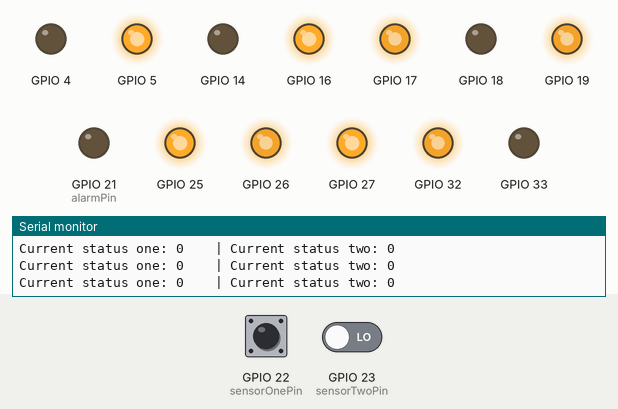
Simulated run of this sketch. Board: ESP32. Shown: output pins drawn as LEDs (lit = HIGH), the last lines printed to the serial monitor. The inputs (shaded band) are chosen by the test bench; at power-on: GPIO 23 (sensorTwoPin) LOW, GPIO 22 (sensorOnePin) HIGH. Random numbers use the default seed unless the sketch sets one.

Above: at 4.7 s.
4.8 s: GPIO 23 (sensorTwoPin) driven HIGH
At 7.2 s:
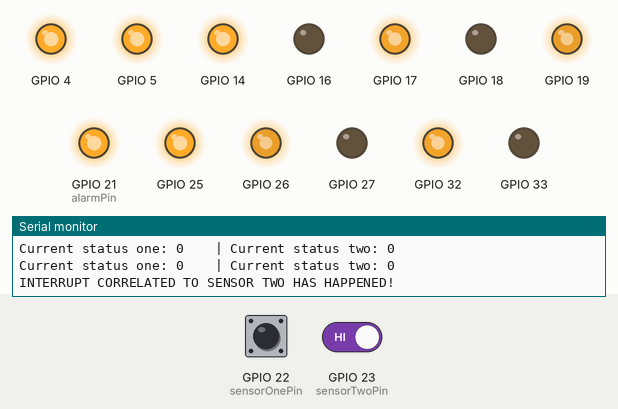
7.8 s: GPIO 22 (sensorOnePin) pulsed LOW 2 times (0.12 s each, 0.3 s apart)
At 9.91 s:
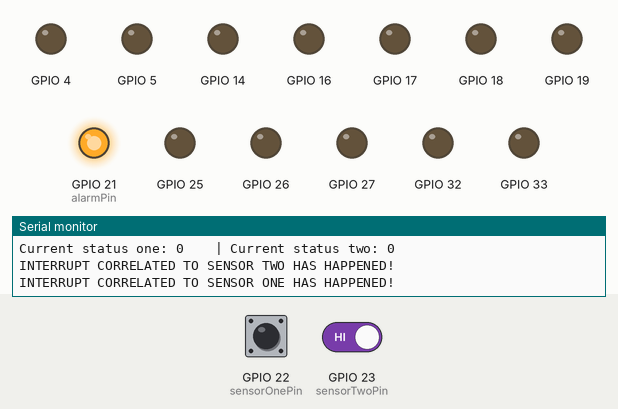
11.4 s: GPIO 22 (sensorOnePin) driven LOW
At 12.26 s:
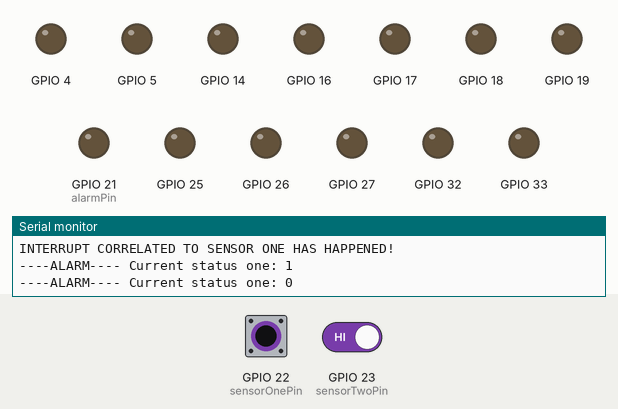
13.8 s: GPIO 22 (sensorOnePin) driven HIGH
At 15.4 s:
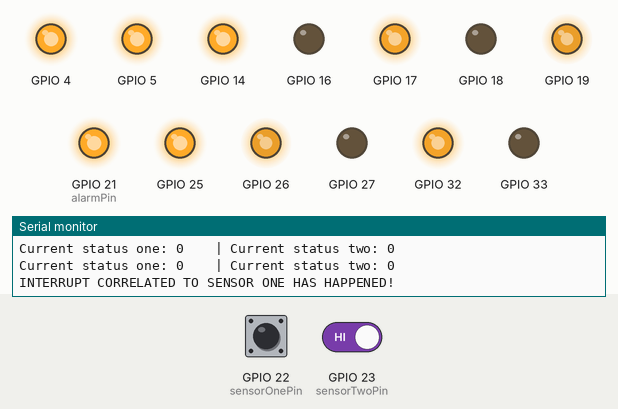
Timing chart, 0 to 17.8 s (numbered marks = the images above; inputs shaded):
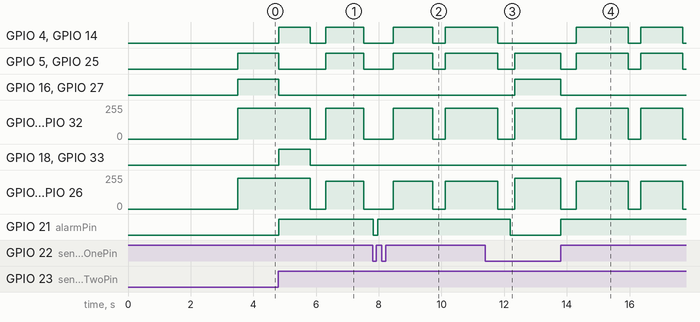

Measured:
- after the input at 4.8 s, GPIO 4: LOW → HIGH at once, → LOW 1.0 s later, → HIGH 0.50 s later, → LOW 1.2 s later; GPIO 5: HIGH → LOW at once, → HIGH 1.5 s later, → LOW 1.2 s later
- after the input at 7.8 s, GPIO 4, GPIO 14: LOW → HIGH after 0.67 s, → LOW 1.2 s later, → HIGH 0.40 s later
- after the input at 11.4 s, GPIO 16, GPIO 27: LOW → HIGH after 0.94 s; GPIO 21 (alarmPin): HIGH → LOW after 0.79 s
- after the input at 13.8 s, GPIO 4: LOW → HIGH after 0.50 s, → LOW 1.7 s later, → HIGH 0.40 s later, → LOW 1.3 s later; GPIO 5: goes LOW 0.50 s, HIGH 1.7 s, LOW 0.40 s, HIGH 1.3 s, then LOW, starting at once

The sketch:

car_esp_v_0_OOP.ino
```cpp
class Motor {
  int pinfront; int pinback; int pinPWM; int freq; int pwmChannel; int resolution; int motspeed; int movdir; int motstate;
  public:
    Motor(int pinfront, int pinback, int pinPWM, int pwmChannel){
      this->pinfront = pinfront;
      this->pinback = pinback;
      this->pinPWM = pinPWM;
      this->pwmChannel = pwmChannel;

      init();

      int freq = 30000;
      int resolution = 8;
      int motspeed = 200;
      int movdir = 0;
      int motstate = 0;
    }

    void init() {
      pinMode(pinfront, OUTPUT);
      pinMode(pinback, OUTPUT);
      pinMode(pinPWM, OUTPUT);

      digitalWrite(pinback, LOW);
      digitalWrite(pinfront, LOW);

      ledcSetup(pwmChannel, freq, resolution);
      ledcAttachPin(pinPWM, pwmChannel);
    }


    int getmotspeed() {
      return motspeed;
    }
    void setmotspeed(int new_motspeed) {
      motspeed = new_motspeed;
    }

    int getpwmChannel() {
      return pwmChannel;
    }

    int getmovdir() {
      return movdir;
    }
    int setmovdir(int new_movdir){
      if (new_movdir == 0){                     // setmovdir(0) => Stop direction
        digitalWrite(pinfront, LOW);
        digitalWrite(pinback, LOW);
        }
      else if (new_movdir == 1){                // setmovdir(1) => Front direction

        digitalWrite(pinfront, HIGH);
        digitalWrite(pinback, LOW);
        }

      else if(new_movdir == 2){                 // setmovdir(2) => Back direction
        digitalWrite(pinfront, LOW);
        digitalWrite(pinback, HIGH);
        }
      else{
        Serial.println("The new_movdir is outiside the correct range [0,1,2] !");
        }

      movdir = new_movdir;
      return movdir;
    }


    int setmotstate(int new_motstate){
      if(new_motstate == 1){
        ledcWrite(pwmChannel, motspeed);
        motstate = 1;
        return motstate;
        }
      else if(new_motstate == 0){
        ledcWrite(pwmChannel, 0);
        motstate = 0;
        return motstate;
        }
       else{
        Serial.println("The new_movstate is outiside the correct range [0,1]!");
        }
      }

    int getmotstate(){
      return motstate;
      }

}; // don't forget the semicolon at the end of the class


/////////////////////////////////////////////////////////////////////

//declaring the istances of the class at a global level
Motor motor1A(25, 33, 32, 0);
Motor motor1B(27, 14, 26, 1);
Motor motor2A(5, 18, 19, 2);
Motor motor2B(16, 4, 17, 3);

//declaring other const
const int sensorOnePin = 22;  //At this pin there's the answer of the question "Is the distance below 50 cm?"
const int sensorTwoPin = 23;  //At this pin there's the answer of the question "Is the car stucked?"
const int alarmPin = 21;

const int alt = 0;
const int front = 1;
const int back = 2;
const int enabled = 1;
const int disabled = 0;
const int zero = 0;


//declaring variables used in the loop
volatile int status_alarm_one = 0;
volatile int status_alarm_two = 0;
int full = 230;  //the most common motor speed used in the sketch [0-255]


///////////////////////////////////////////////////
////////////////FUNCTION //////////////////////////
///////////////////////////////////////////////////
void gostraight(){

    motor1A.setmotspeed(full);
    motor1B.setmotspeed(full);
    motor2A.setmotspeed(full);
    motor2B.setmotspeed(full);

    motor1A.setmovdir(front);
    motor1B.setmovdir(front);
    motor2A.setmovdir(front);
    motor2B.setmovdir(front);

    motor1A.setmotstate(enabled);
    motor1B.setmotstate(enabled);
    motor2A.setmotstate(enabled);
    motor2B.setmotstate(enabled);

//    Serial.println(motor1A.getmotspeed());
//    Serial.println(motor1B.getmotspeed());
//    Serial.println(motor2A.getmotspeed());
//    Serial.println(motor2B.getmotspeed());
//
//    delay(2000);
  }

void stopcar(){

    motor1A.setmotspeed(zero);
    motor1B.setmotspeed(zero);
    motor2A.setmotspeed(zero);
    motor2B.setmotspeed(zero);

    motor1A.setmovdir(alt);
    motor1B.setmovdir(alt);
    motor2A.setmovdir(alt);
    motor2B.setmovdir(alt);

    motor1A.setmotstate(disabled);
    motor1B.setmotstate(disabled);
    motor2A.setmotstate(disabled);
    motor2B.setmotstate(disabled);

//  delay(2000);

    }
void turn_right_random(){

    int random_ms = random(1200, 2000);

    motor1A.setmotspeed(full);
    motor1B.setmotspeed(full/1.1);
    motor2A.setmotspeed(full/1.1);
    motor2B.setmotspeed(full);

    motor1A.setmovdir(front);
    motor1B.setmovdir(back);
    motor2A.setmovdir(front);
    motor2B.setmovdir(back);

    motor1A.setmotstate(enabled);
    motor1B.setmotstate(enabled);
    motor2A.setmotstate(enabled);
    motor2B.setmotstate(enabled);

    delay(random_ms);

    stopcar();

  }

void goback(){
    motor1A.setmotspeed(full);
    motor1B.setmotspeed(full);
    motor2A.setmotspeed(full);
    motor2B.setmotspeed(full);

    motor1A.setmovdir(back);
    motor1B.setmovdir(back);
    motor2A.setmovdir(back);
    motor2B.setmovdir(back);

    motor1A.setmotstate(enabled);
    motor1B.setmotstate(enabled);
    motor2A.setmotstate(enabled);
    motor2B.setmotstate(enabled);
  }
void test_class_attributes(){
  Serial.print("movdir 1A:");
  Serial.println(motor1A.getmovdir());
  Serial.print("pwmChannel 1A:");
  Serial.println(motor1A.getpwmChannel());
  delay(500);
  motor1A.setmovdir(1);
  Serial.print("new movdir 1A:");
  Serial.println(motor1A.getmovdir());
  delay(2000);
  }

void test_interruprt(){
      if(status_alarm_one == 0){
        Serial.println("No interrupt has happened ");
        digitalWrite(alarmPin, LOW);
        }
      else if (status_alarm_one == 1){
        Serial.println("INTERRUPT HAS HAPPENED! ");
        digitalWrite(alarmPin, HIGH);
        status_alarm_one = 0;
        }
  }


void IRAM_ATTR isrOne(){
  status_alarm_one = 1;
  detachInterrupt(digitalPinToInterrupt(sensorOnePin));
  detachInterrupt(digitalPinToInterrupt(sensorTwoPin));
  }

void IRAM_ATTR isrTwo(){
  status_alarm_two = 1;
  detachInterrupt(digitalPinToInterrupt(sensorOnePin));
  detachInterrupt(digitalPinToInterrupt(sensorTwoPin));
  }


///////////////////////////////////////////////////////////
/////////////////////// SKETCH ////////////////////////////
///////////////////////////////////////////////////////////
void setup(){
  pinMode(sensorOnePin, INPUT);
  pinMode(sensorTwoPin, INPUT);
  pinMode(alarmPin, OUTPUT);
  attachInterrupt(digitalPinToInterrupt(sensorOnePin), isrOne, RISING);
  attachInterrupt(digitalPinToInterrupt(sensorTwoPin), isrTwo, HIGH);
  Serial.begin(115200);
  delay(3500); // this delay is to set up the central MCU and wait for the sensor boards
  }

void loop() {

     // long start_micros = micros();
     if(status_alarm_one == 0 && status_alarm_two == 0){
        gostraight();
        digitalWrite(alarmPin, LOW);
        Serial.println("Current status one: " + String(status_alarm_one) + "    | Current status two: " + String(status_alarm_two));
        }
     else if(status_alarm_one == 1){
        stopcar();
        digitalWrite(alarmPin, HIGH);
        Serial.println("INTERRUPT CORRELATED TO SENSOR ONE HAS HAPPENED! ");
        delay(500);
        while(status_alarm_one == 1){
          turn_right_random();
          delay(300);
          status_alarm_one = digitalRead(sensorOnePin);
          Serial.println("----ALARM---- Current status one: " + String(status_alarm_one));
          delay(100);
          }
        attachInterrupt(digitalPinToInterrupt(sensorOnePin), isrOne, RISING);
        attachInterrupt(digitalPinToInterrupt(sensorTwoPin), isrTwo, HIGH);
        digitalWrite(alarmPin, LOW);
        delay(100);
        }
     else if(status_alarm_two == 1){
        stopcar();
        digitalWrite(alarmPin, HIGH);
        detachInterrupt(digitalPinToInterrupt(sensorOnePin));
        detachInterrupt(digitalPinToInterrupt(sensorTwoPin));
        Serial.println("INTERRUPT CORRELATED TO SENSOR TWO HAS HAPPENED! ");
        goback();
        delay(1000);
        stopcar();
        delay(500);
        //while(status_alarm_two == 1){
          turn_right_random();
          delay(300);
        status_alarm_two = 0;
        attachInterrupt(digitalPinToInterrupt(sensorOnePin), isrOne, RISING);
        attachInterrupt(digitalPinToInterrupt(sensorTwoPin), isrTwo, HIGH);
        digitalWrite(alarmPin, LOW);
        delay(100);
        }

     delay (50);

      // long elapsed_micros = micros() - start_micros;


}
```
